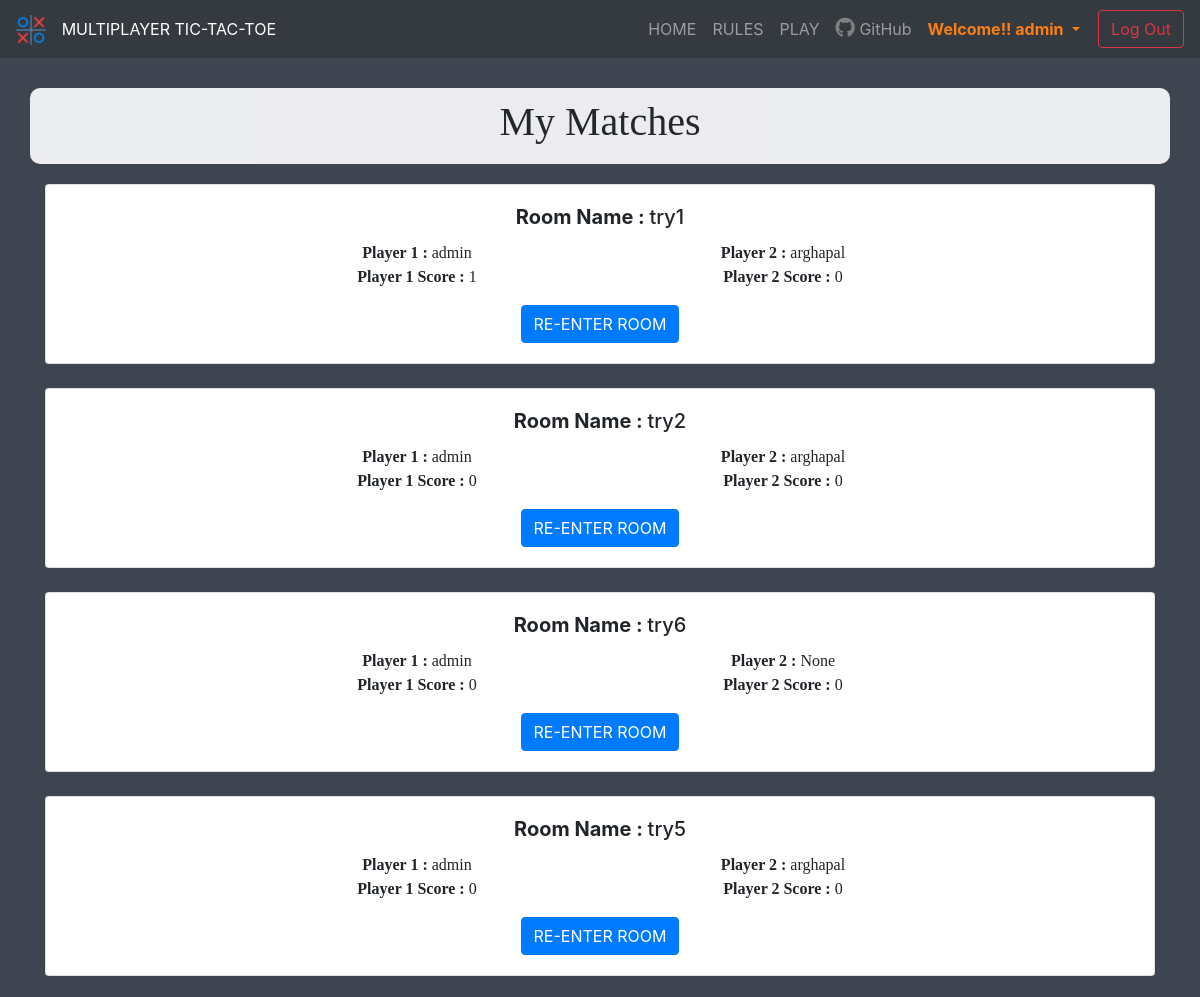
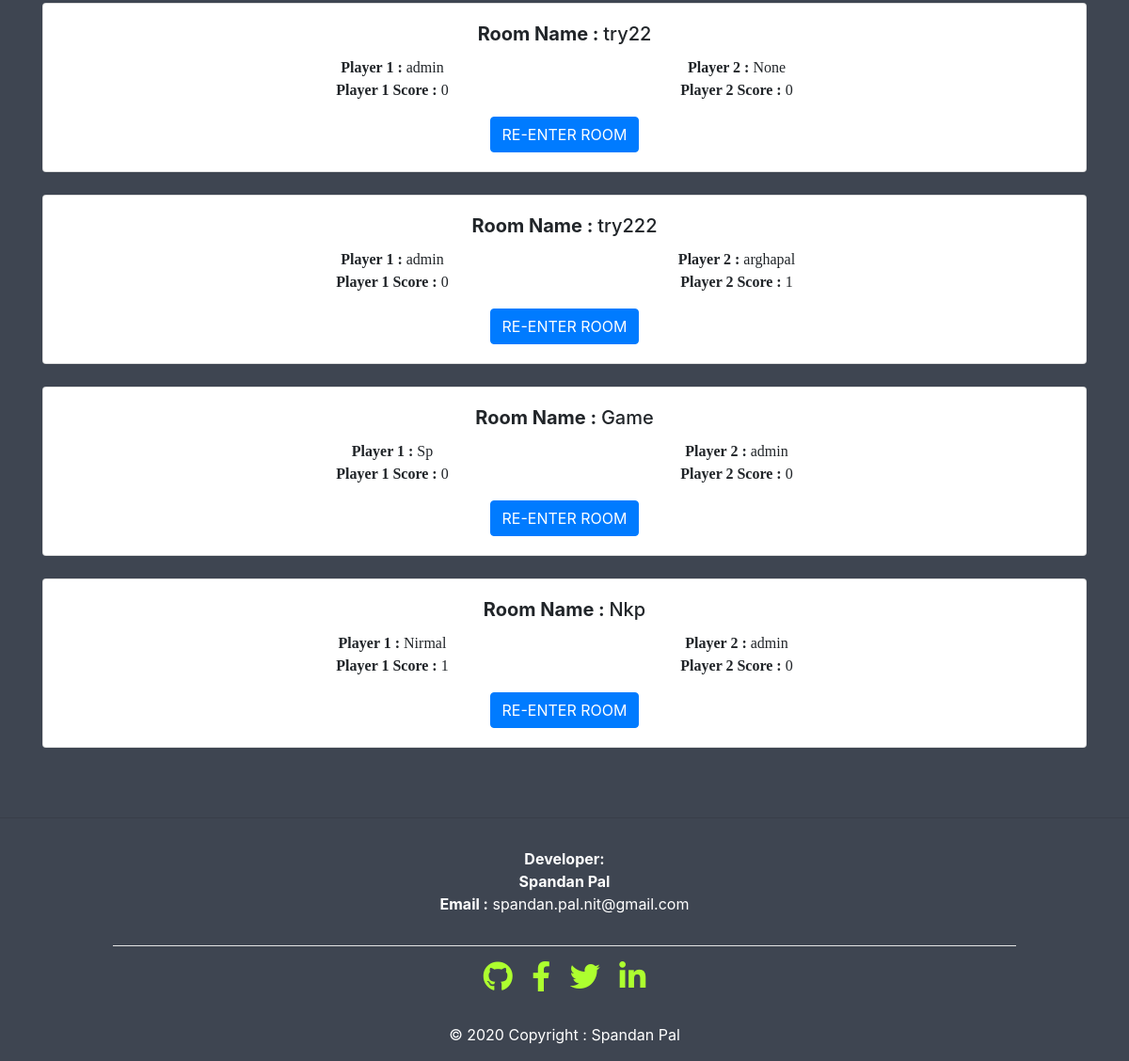
The app's page /myMatches (signed in) with its own data (2 pictures, top to bottom).
### TicTacToe/models.py (models this page shows, shortened)
class Room(models.Model):
    room_name = models.CharField(blank=False, max_length=100, null=False, unique=True)
    player1 = models.ForeignKey(to=User, blank=False, on_delete=models.DO_NOTHING, related_name='player1')
    player2 = models.ForeignKey(to=User, blank=True, on_delete=models.DO_NOTHING, null=True, related_name='player2')
    winner = models.CharField(blank=True, max_length=1000, null=True, unique=True)
    total_matches = models.IntegerField(blank=True, null=True, default=5)
    score_player1 = models.IntegerField(blank=True, null=True, default=0)
    score_player2 = models.IntegerField(blank=True, null=True, default=0)
    STATUS_CHOICES = [('0', 'Game Over'), ('1', 'In Progress')]
    status = models.CharField(max_length=50, choices=STATUS_CHOICES, default=1)

### TicTacToe/views.py (the view)
# urls.py: path('myMatches', views.myMatches, name='myMatches'),
@login_required(login_url='/log-in')
def myMatches(request):
    myRooms = None
    try:
        myRooms = Room.objects.filter(Q(player1=request.user) | Q(player2=request.user))
        return render(request, 'TicTacToe/myMatches.html', {'myRooms': myRooms})
    except:
        pass
    return render(request, 'TicTacToe/myMatches.html', {'myRooms': myRooms})

### TicTacToe/templates/TicTacToe/myMatches.html (shortened to what this page needs)
{% extends 'TicTacToe/base.html' %}
{% load static %}
{% block content %}
    <div class="my_matches" style="background-color: #3E4551;">
        <div class="container" style="text-align: center;">
            <div class="row bgh ">
                <div class="col"></div>
                <div class="col-lg-5" style="font-family: 'Roboto Slab', serif;"><h1>My Matches</h1></div>
                <div class="col"></div>
            </div>
            <div>
                {% for room in myRooms %}
                    <div class="card" style="width: 100%; margin-bottom: 3vh;">
                        <div class="card-body">
                            <h5 class="card-title"><b>Room Name
                                : </b>{{ room.room_name }}</h5>
                            <div class="row">
                                <div class="col-lg-2" style="font-family: 'Roboto Slab', serif;"></div>
                                <div class="col-lg-4" style="font-family: 'Roboto Slab', serif;"><b>Player 1
                                    : </b>{{ room.player1 }}</div>
                                <div class="col-lg-4" style="font-family: 'Roboto Slab', serif;"><b>Player 2
                                    : </b>{{ room.player2 }}</div>
                                <div class="col-lg-2" style="font-family: 'Roboto Slab', serif;"></div>
                            </div>
                            <div class="row">
                                <div class="col-lg-2" style="font-family: 'Roboto Slab', serif;"></div>
                                <div class="col-lg-4" style="font-family: 'Roboto Slab', serif;"><b>Player 1 Score
                                    : </b>{{ room.score_player1 }}</div>
                                <div class="col-lg-4" style="font-family: 'Roboto Slab', serif;"><b>Player 2 Score
                                    : </b>{{ room.score_player2 }}</div>
                                <div class="col-lg-2" style="font-family: 'Roboto Slab', serif;"></div>
                            </div>
                            <a href="/{{ room.room_name }}" class="btn btn-primary" style="margin-top: 2vh;">RE-ENTER ROOM</a>
                        </div>
                    </div>
                {% endfor %}
            </div>
        </div>
    </div>
{% endblock %}

### TicTacToe/templates/TicTacToe/base.html (shortened to what this page needs)
{% load static %}
<!DOCTYPE html>
<html lang="en">
<head>
    <link rel="stylesheet" href="{% static 'TicTacToe/css/bootstrap.min.css' %}">
    <link rel="stylesheet" href="{% static 'TicTacToe/css/bootstrap-grid.min.css' %}">
    <link rel="stylesheet" href="{% static 'TicTacToe/css/styleMain.css' %}">
    <link rel="stylesheet" href="https://use.fontawesome.com/releases/v5.8.2/css/all.css"
>
</head>
<body>
<nav class="navbar navbar-expand-lg navbar-dark bg-dark">
    <a class="navbar-brand" href="/">
        <img src="{% static 'TicTacToe/img/icon.png' %}" width="30" height="30" alt="icon" style="margin-right: 10px;"/>
        <span class="title-navbar">MULTIPLAYER TIC-TAC-TOE</span>
    </a>
    <div class="collapse navbar-collapse navbar-mobile" id="navbarSupportedContent">
        <div class="my-2 my-lg-0">
            <ul class="navbar-nav mr-auto">
                <li class="nav-item ">
                    <a class="nav-link" href="{% url 'home' %}">HOME</a>
                </li>
                <li class="nav-item">
                    <a class="nav-link" href="{% url 'rules' %}">RULES</a>
                </li>
                <li class="nav-item">
                    <a class="nav-link" href="{% url 'play' %}">PLAY</a>
                </li>
                <li class="nav-item">
                    <a class="nav-link" target="_blank"
                       href="https://github.com/spandanpal22/Online-Multiplayer-TicTacToe"><i
                            class="fab fa-github social-icon githubLink"></i> GitHub</a>
                </li>
            </ul>
        </div>
        {% if user.is_authenticated %}
            <div class="my-2 my-lg-0">
                <ul class="navbar-nav mr-auto">
                    <li class="nav-item dropdown">
                        <a class="nav-link dropdown-toggle" href="#" id="change" role="button"
                           data-toggle="dropdown" aria-haspopup="true" aria-expanded="false"
                           style="margin-right: 10px;color: #fd7e14;">
                            <b>Welcome!! {{ user.username }}</b>
                        </a>
                    </li>
                </ul>
            </div>
            <div class="form-inline my-3 my-lg-0 buttonsStyleLogout">
                <a href="{% url 'log_out' %}">
                    <button class="btn btn-outline-danger my-2 my-sm-0" type="submit">Log Out
                    </button>
                </a>
            </div>
        {% endif %}
    </div>
</nav>
{% block content %}{% endblock %}
<footer class="page-footer font-small stylish-color-dark pt-4" style="background-color: #3E4551;color: white;">
    <hr>
    <div class="container-fluid">
        <div class="row navbar-light ">
            <div class="col"></div>
            <div class="col-lg-4">
                <ul id="foot" style="padding-right: 40px;">
                    <li><b>Developer:</b></li>
                    <li><b>Spandan Pal </b></li>
                    <li><b>Email :</b> spandan.pal.nit@gmail.com</li>
                </ul>
            </div>
            <div class="col"></div>
        </div>
    </div>
    <hr style="background-color: white;margin-left: 10vw; margin-right: 10vw;">
    <ul class="list-unstyled list-inline text-center">
        <li class="list-inline-item">
            <a class="btn-floating btn-fb mx-1" href="https://github.com/spandanpal22">
                <i class="fab fa-github social-icon"></i>
            </a>
        </li>
        <li class="list-inline-item">
            <a class="btn-floating btn-fb mx-1" href="https://www.facebook.com/spandan.pal.22/">
                <i class="fab fa-facebook-f social-icon"> </i>
            </a>
        </li>
        <li class="list-inline-item">
            <a class="btn-floating btn-tw mx-1" href="https://twitter.com/pal_spandan">
                <i class="fab fa-twitter social-icon"> </i>
            </a>
        </li>
        <li class="list-inline-item">
            <a class="btn-floating btn-li mx-1" href="https://www.linkedin.com/in/spandan-pal">
                <i class="fab fa-linkedin-in social-icon"> </i>
            </a>
        </li>
    </ul>
    <div class="footer-copyright text-center py-3">© 2020 Copyright : Spandan Pal
    </div>
</footer>
</body>
</html>

### TicTacToe/static/TicTacToe/css/styleMain.css (style rules this page uses)
#foot { list-style: none; text-align: center; padding-top: 15px; }
.social-icon { font-size: 2rem; color: greenyellow; }
.title-navbar { font-size: 1rem; }
.githubLink { font-size: 20px; color: grey; }

### TicTacToe/templates/TicTacToe/myMatches.html (style rules this page uses)
.my_matches { background-position: center center; background-repeat: no-repeat; background-size: auto; padding: 10px; }
.bgh { background-color: white; padding: 10px; margin-bottom: 20px; margin-top: 20px; border-radius: 10px; opacity: 0.9; }

### records on screen
Room: room_name "try1", player1 "admin", player2 "arghapal", score_player1 "1", score_player2 "0"
Room: room_name "try2", player1 "admin", player2 "arghapal", score_player1 "0", score_player2 "0"
Room: room_name "try6", player1 "admin", player2 "None", score_player1 "0", score_player2 "0"
Room: room_name "try5", player1 "admin", player2 "arghapal", score_player1 "0", score_player2 "0"
Room: room_name "try22", player1 "admin", player2 "None", score_player1 "0", score_player2 "0"
Room: room_name "try222", player1 "admin", player2 "arghapal", score_player1 "0", score_player2 "1"
Room: room_name "Game", player1 "Sp", player2 "admin", score_player1 "0", score_player2 "0"
Room: room_name "Nkp", player1 "Nirmal", player2 "admin", score_player1 "1", score_player2 "0"

### other values on screen
{{ user.username }} "admin"
